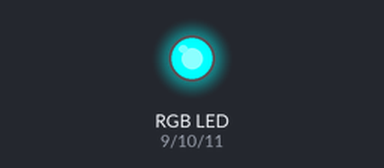
The sketch below on a simulated Arduino Uno, built with avr-gcc and run on an emulated ATmega328P. Shown: an RGB LED mixed from three pins (HIGH = lit).

Above: at 1.0 s.
At 3.0 s:
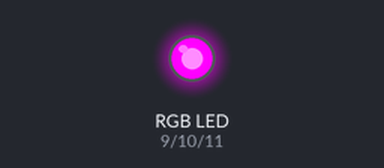
At 5.0 s:
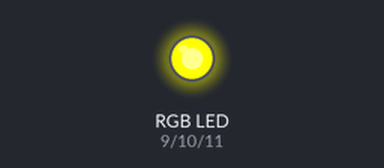
Timing chart, 0 to 7.8 s (numbered marks = the images above):
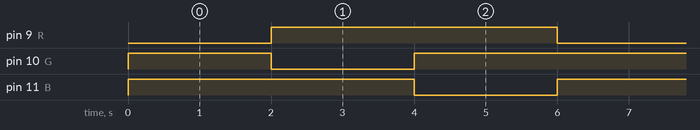

Measured:
- by itself, pin 9 (R), pin 11 (B): alternates HIGH for 4.0 s and LOW for 2.0 s
- by itself, pin 10 (G): repeats every 6.0 s: LOW 2.0 s, HIGH 4.0 s
- by itself, everything shown: repeats every 6.0 s, in 3 steps

The sketch:

LukasIT_RGBLED_AnodeType.ino
```cpp
int R = 9 ;  // 아두이노 9번핀을 R이라고 설정
int G = 10 ; // 아두이노 10번핀을 G이라고 설정
int B = 11 ; // 아두이노11번 핀을 B이라고 설정

void setup() //<-- 프로그램 시작 시 맨처음에 한번 수행하는 함수 또는 기능
{
  pinMode(R,OUTPUT); // R핀, 그러니까 아두이노 9번핀을 '출력'으로 설정
  pinMode(G,OUTPUT); // G핀, 그러니까 10번핀을 '출력'으로 설정
  pinMode(B,OUTPUT); // B핀, 그러니까 11번 핀을 '출력'으로 설정
}

void loop() //<-- 프로그램 수행 시 계속 반복되는 함수 또는 기능
{
  digitalWrite(R,LOW); // R핀,,그러니까 아두이노 9번핀에 음극(-) 전원을 출력, 그러면 Red가 켜짐
  digitalWrite(G,HIGH);    // G핀,,그러니까 아두이노 10번핀에 양극(+) 전원을 출력, 그러면 Green이 커짐
  digitalWrite(B,HIGH);    // B핀,,아두이노 11번핀에 양극(+) 전원을 출력, 그러면 Blue가 꺼짐
  delay(2000);  // 2000밀리초,,,그러니까 2초 동안 기다려라...

  digitalWrite(R,HIGH);    // R핀,,아두이노 9번핀에 양극(+) 전원을 출력
  digitalWrite(G,LOW); // G핀,,그러니까 아두이노 10번핀에 음극(-) 전원을 출력
  digitalWrite(B,HIGH);    // B핀,,아두이노 11번핀에 양극(+) 전원을 출력
  delay(2000);  // 2000밀리초,,,그러니까 2초 동안 기다려라...

  digitalWrite(R,HIGH);    // R핀,,아두이노 9번핀에 양극(+) 전원을 출력
  digitalWrite(G,HIGH);    // G핀,,아두이노 10번핀에 양극(+) 전원을 출력
  digitalWrite(B,LOW); // B핀,,그러니까 아두이노 11번핀에 음극(-) 전원을 출력
  delay(2000);  // 2000밀리초,,,그러니까 2초 동안 기다려라...
}
```
